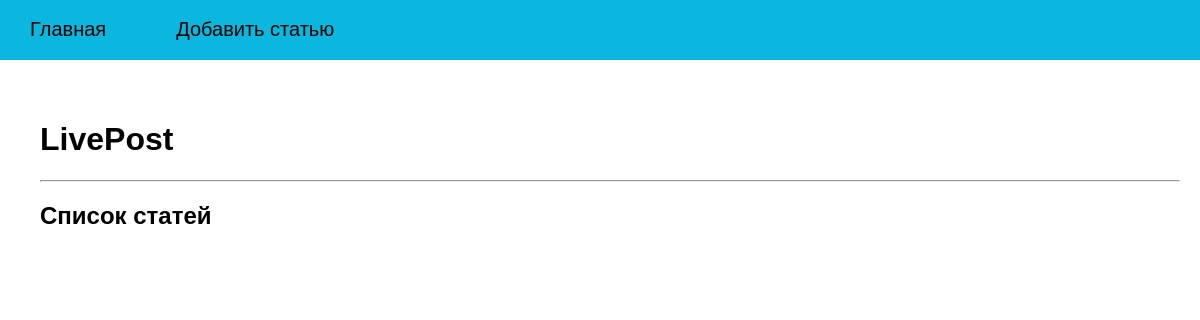
/, run on an earlier commit of the app's database.
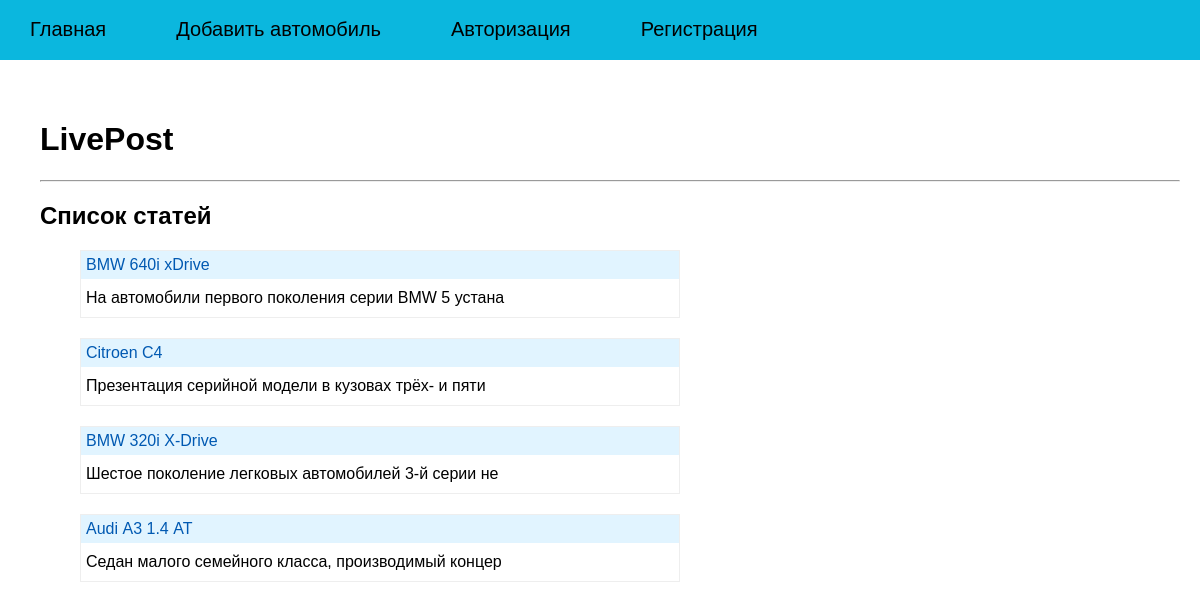
And on a later commit of the database.
### tables this page shows
CREATE TABLE mainmenu (
id integer primary key autoincrement,
title text not null,
url text not null
);

CREATE TABLE posts (
id integer PRIMARY KEY AUTOINCREMENT,
title text NOT NULL,
text text NOT NULL,
url text NOT NULL,
time integer NOT NULL
);

### flsite.py (the view)
@app.route("/")
def index():
    if 'visits' in session:
        session['visits'] = session.get('visits') + 1
        session.modified = True
    else:
        session['visits'] = 1
    print(f'session col = {session["visits"]}')
    return render_template(
        'index.html',
        menu=dbase.getMenu(),
        cars=dbase.getCarsAnonce())

### FDataBase.py (called while the page is built)
    def getMenu(self):
        sql = '''SELECT * FROM mainmenu'''
        try:
            self.__cur.execute(sql)
            res = self.__cur.fetchall()
            if res:
                return res
        except:
            print("Ошибка чтения из БД")
        return []

    def getCarsAnonce(self):
        try:
            self.__cur.execute(
                f"SELECT id, title, text, url FROM posts ORDER BY time DESC")
            res = self.__cur.fetchall()
            if res: return res
        except sqlite3.Error as e:
            print("Ошибка получения авто из БД "+str(e))
        return []

### flsite.py (called while the page is built)
@app.before_request
def before_request():
    global dbase
    db = get_db()
    dbase = FDataBase(db)

def connect_db():
    conn = sqlite3.connect(app.config['DATABASE'])
    conn.row_factory = sqlite3.Row
    return conn

def get_db():
    if not hasattr(g, 'link_db'):
        g.link_db = connect_db()
    return g.link_db

### templates/index.html
{% extends 'base.html' %}
{% block content %}
{{ super() }}
<hr>
<h2>Список статей</h2>
<ul class="list-posts">
{% for p in cars %}
<li>
<p class="title"><a href="{{ url_for('showCar', alias=p.url)}}">{{p.title}}</a></p>
<p class="annonce">{{ p.text[:50] | striptags}}</p>
</li>
{% endfor %}
</ul>
{% endblock %}

### templates/base.html (shortened to what this page needs)
<!DOCTYPE html>
<html>
<head>
    <link type="text/css" href="{{ url_for('static', filename='css/styles.css')}}" rel="stylesheet"/>
</head>
<body>
{% block content -%}
    {%- block mainmenu -%}
    <ul class="mainmenu">
        {% for p in menu %}
        <li><a href="{{p.url}}">{{p.title}}</a></li>
        {% endfor %}
    </ul>
    {% endblock mainmenu -%}
<div class="content">
    {% if title -%}
        <h1>{{title}}</h1>
    {% else -%}
        <h1>LivePost</h1>
    {% endif -%}
    {% endblock -%}
</div>
</body>
</html>

### static/css/styles.css (style rules this page uses)
html, body { font-family: 'Arial'; margin: 0; padding: 0; height: 100%; width: 100%; }
a { color: #0059b2; text-decoration: none; }
ul.mainmenu { list-style: none; margin: 0; padding: 0; height: 60px; color: #060606; font-size: 20px; overflow: hidden; background: #0bb7de; }
ul.mainmenu li { float: left; margin: 18px 40px 0 30px; }
ul.mainmenu li a { color: #010101; text-decoration: none; }
.content { padding: 40px 20px 20px 40px; width: 100%; box-sizing: border-box; }
ul.list-posts { list-style: none; margin: 0; padding 0; max-width: 600px; }
ul.list-posts li { margin: 20px 0 0 0; border: 1px solid #eee; }
ul.list-posts .title { margin: 0; padding: 5px; background: rgb(225, 244, 255); }
ul.list-posts .annonce { margin: 0; padding: 10px 5px 10px 5px; }

What changed in the data, as far as the page shows it:
changed mainmenu: title "Добавить статью" → "Добавить автомобиль"
added mainmenu: title "Авторизация"
added mainmenu: title "Регистрация"
added posts: title "BMW 640i xDrive", text "На автомобили первого поколения серии BMW 5 устана"
added posts: title "Citroen C4", text "Презентация серийной модели в кузовах трёх- и пяти"
added posts: title "BMW 320i X-Drive", text "Шестое поколение легковых автомобилей 3-й серии не"
added posts: title "Audi А3 1.4 AT", text "Седан малого семейного класса, производимый концер"
